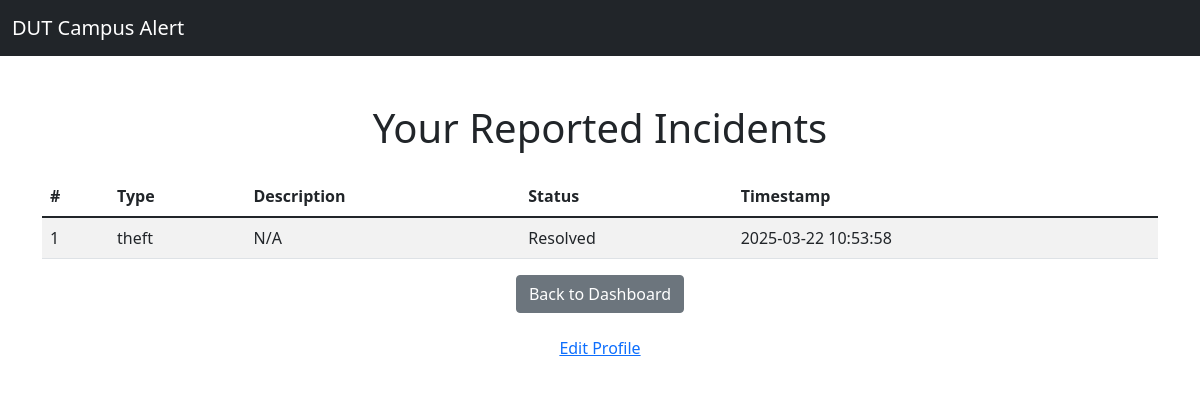
The app's page /history (signed in) with its own data.
### models.py (models this page shows)
class Incident(db.Model):
    id = db.Column(db.Integer, primary_key=True)
    user_id = db.Column(db.Integer, db.ForeignKey('user.id'), nullable=False)
    incident_type = db.Column(db.String(50), nullable=False)
    description = db.Column(db.Text, nullable=True)
    timestamp = db.Column(db.DateTime, default=db.func.current_timestamp())
    status = db.Column(db.String(50), default='Pending')
    user = db.relationship('User', backref=db.backref('incidents', lazy=True))

### app.py (the view)
@app.route('/history')
@login_required
def history():
    incidents = Incident.query.filter_by(user_id=current_user.id).all()
    return render_template('history.html', incidents=incidents)

### app.py (called while the page is built)
@login_manager.user_loader
def load_user(user_id):
    return User.query.get(int(user_id))

### templates/history.html (shortened to what this page needs)
<!DOCTYPE html>
<html>
<head>
    <link rel="stylesheet" href="https://cdn.jsdelivr.net/npm/bootstrap@5.1.3/dist/css/bootstrap.min.css">
</head>
<body>
    <nav class="navbar navbar-expand-lg navbar-dark bg-dark">
        <div class="container-fluid">
            <a class="navbar-brand" href="/">DUT Campus Alert</a>
        </div>
    </nav>
    <div class="container mt-5">
        <h1 class="text-center">Your Reported Incidents</h1>
        <table class="table table-striped mt-4">
            <thead>
                <tr>
                    <th>#</th>
                    <th>Type</th>
                    <th>Description</th>
                    <th>Status</th>
                    <th>Timestamp</th>
                </tr>
            </thead>
            <tbody>
                {% for incident in incidents %}
                <tr>
                    <td>{{ loop.index }}</td>
                    <td>{{ incident.incident_type }}</td>
                    <td>{{ incident.description or 'N/A' }}</td>
                    <td>{{ incident.status }}</td>
                    <td>{{ incident.timestamp.strftime('%Y-%m-%d %H:%M:%S') }}</td>
                </tr>
                {% endfor %}
            </tbody>
        </table>
        <div class="text-center mt-3">
            <a href="/dashboard" class="btn btn-secondary">Back to Dashboard</a>
        </div>
        <div class="text-center mt-3">
            <a href="/profile" class="btn btn-link">Edit Profile</a>
        </div>
    </div>
</body>
</html>

### records on screen
Incident: incident_type "theft", description "N/A", status "Resolved", timestamp "2025-03-22 10:53:58"
